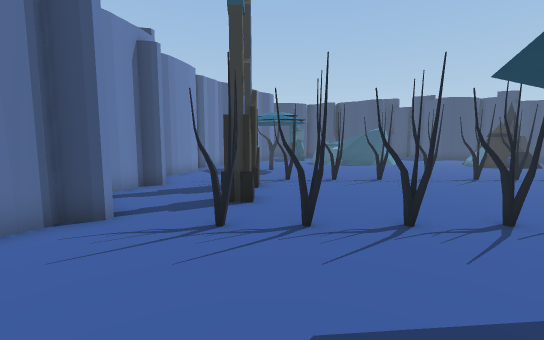
View 1 (above)

20 first-person views from a walk through a 3-D level made in the Unity game engine. The camera is 1.5 m above the floor, tilts 6° down and sees 90° across. The floor is counted in squares, 1 m on a side. Each view is taken from the middle of a square. On the plan, view 1 faces up. The plan holds only what a view shows up to about 14 squares ahead; the rest is blank. The place goes on beyond the plan. The player character is not drawn.

View 2
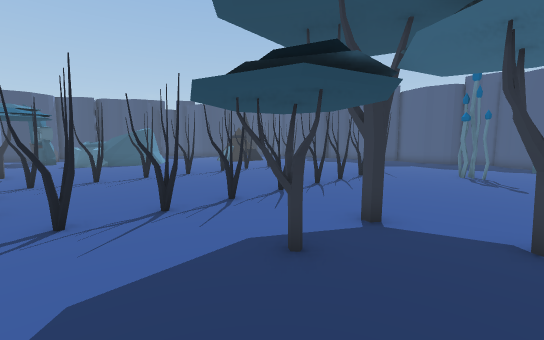

View 3
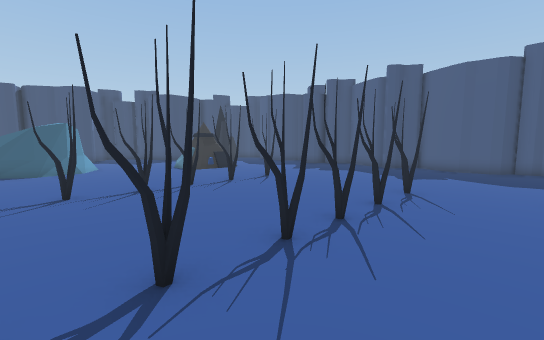

View 4
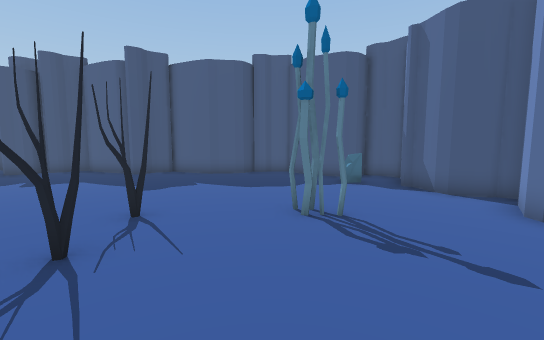

View 5
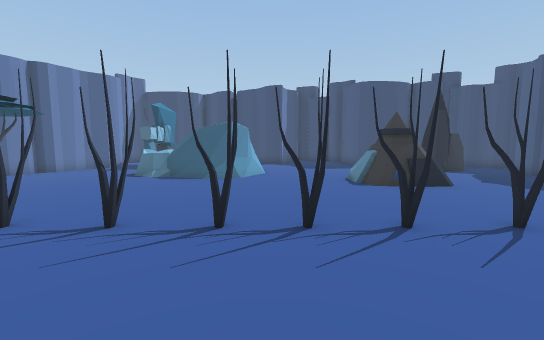

View 6
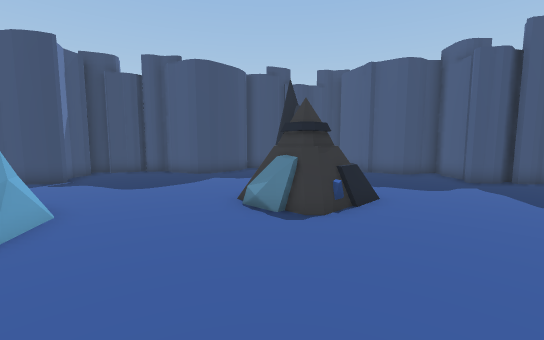

View 7
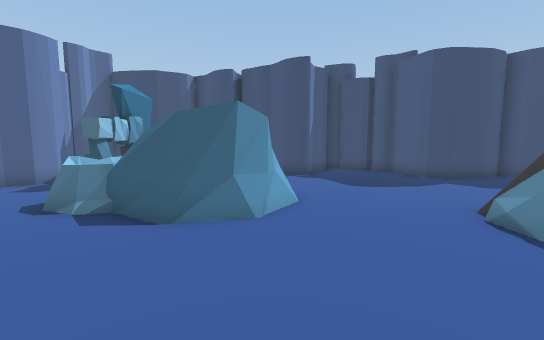

View 8
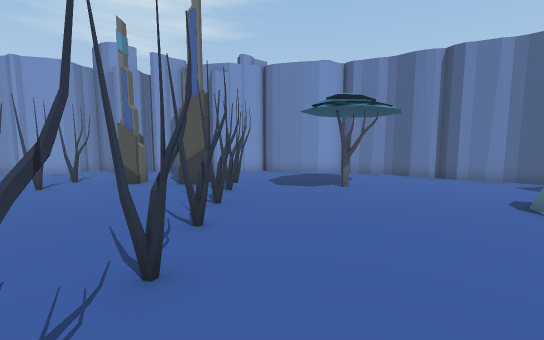

View 9
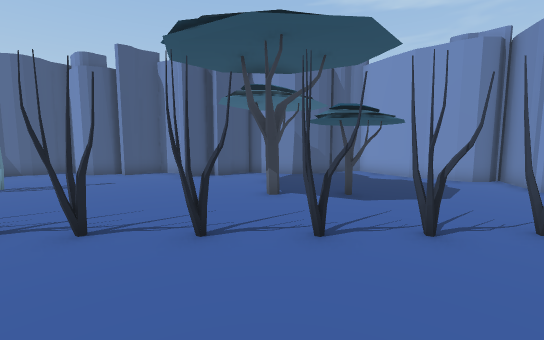

View 10
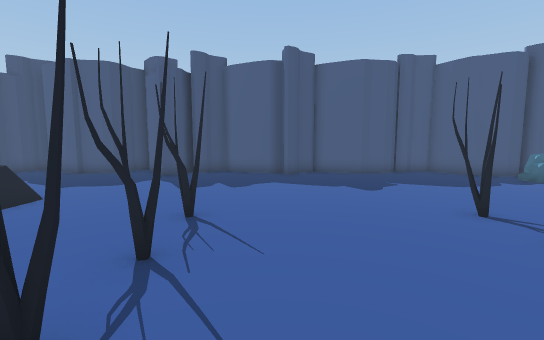

View 11
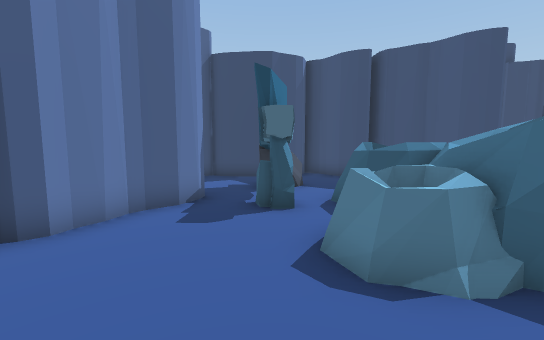

View 12
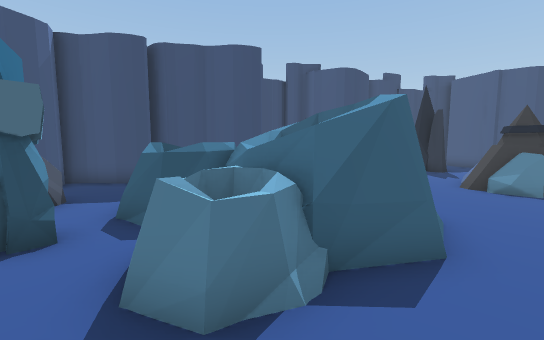

View 13
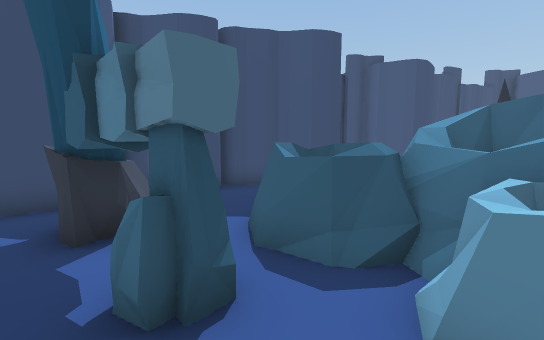

View 14
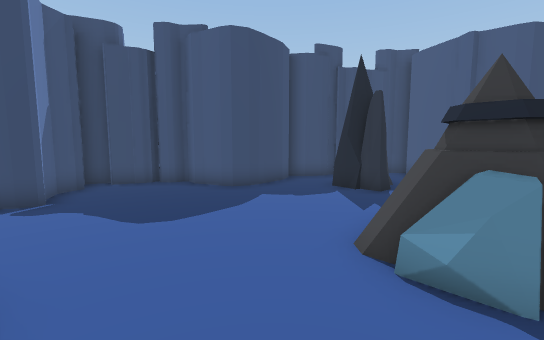

View 15
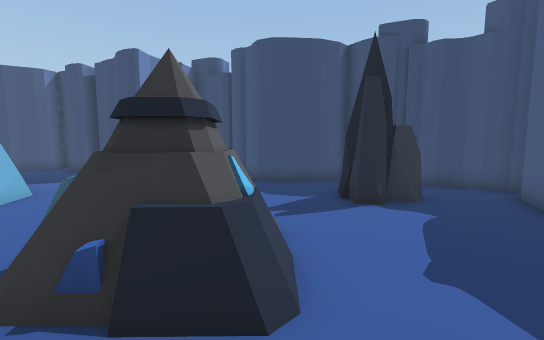

View 16
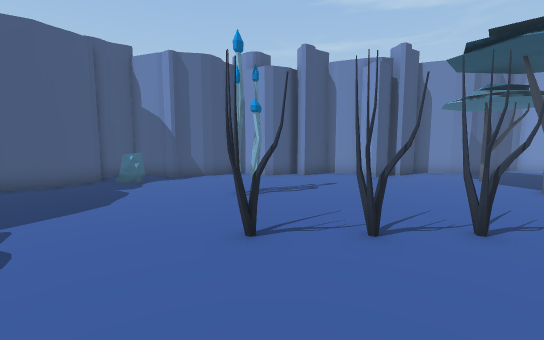

View 17
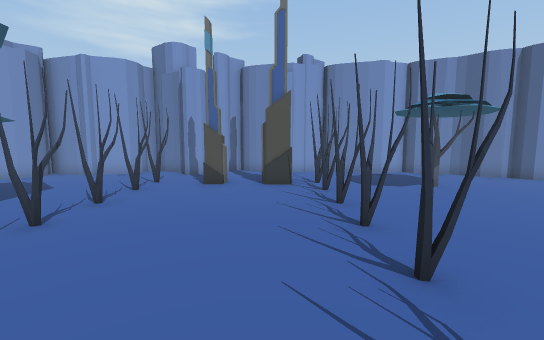

View 18
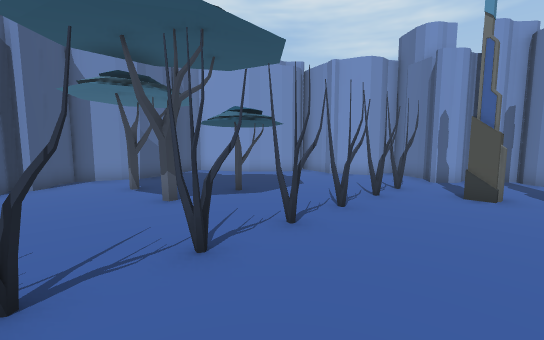

View 19
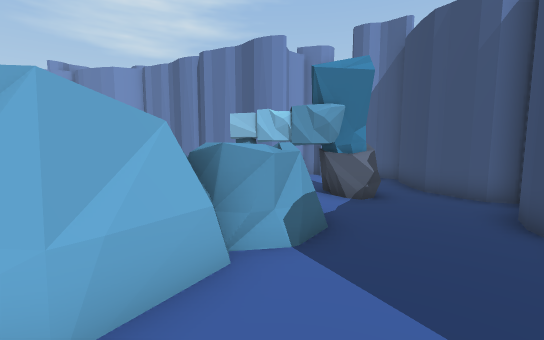

View 20
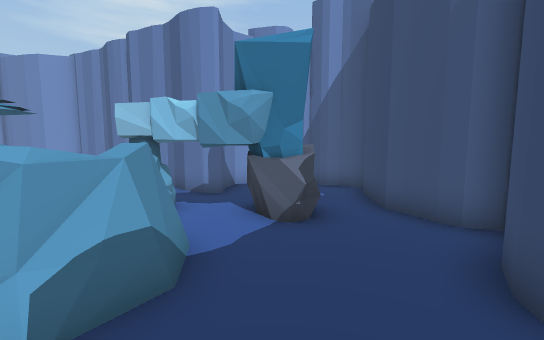

### Floor plan
Key: @ floor where view 1 was taken; # wall or solid block; x gap in a wall; . floor; T tree; R rock; O other object.
Columns run from 5 left of view 1 to 22 right of it. Each row starts with its distance up from view 1.
 28         ###
 27     #####.###   ###
 26    ##......######.##
 25    #...RR....###...#
 24   ##...RR..........## ###
 23    #...R..O.........###.##
 22    ###.R.OOO.............###
 21     #..R.OOOO.........RR...#
 20    ##....OOOOO........RRR..#
 19   ##....OOO OO............##
 18   #.....OOOOOO....OO......#
 17  ##........OO....OOOO.....#
 16  #...............OOOO.....##
 15  #...O............OOO......#
 14  #.......................###
 13 ##........................##
 12 #.........................##
 11 #...TTTTTT.T.TTTTTTT.......#
 10 ##..x.....................##
  9 ##..#.....................#
  8 #.........................#
  7 #...#.....................##
  6 ##........................#
  5 ##..TTTTTT.T.TTTTTTT......#
  4 ##........................#
  3 ##........................##
  2  ##.....O..................#
  1   #.....O.O........O......##
  0   #..@...................##
 -1  ###......O............R.#
 -2    ##....................#
 -3     ##......###..##..#####
 -4      #.###############
 -5      ###

Positions as (right, up) in squares from view 1, and headings:
1: (0, 0), facing up
2: (0, -1), facing up-right
3: (5, 2), facing up-right
4: (8, 2), facing right
5: (9, 6), facing up
6: (8, 12), facing up-right
7: (8, 12), facing up
8: (9, 12), facing left
9: (5, 9), facing down
10: (8, 9), facing right
11: (2, 15), facing up
12: (2, 16), facing up-right
13: (1, 19), facing up-right
14: (9, 16), facing up-right
15: (15, 13), facing up
16: (13, 9), facing down
17: (9, 9), facing left
18: (8, 8), facing down-left
19: (10, 22), facing left
20: (8, 24), facing left
